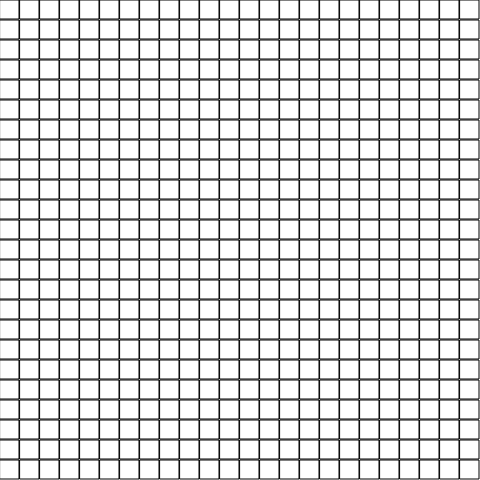
Frame 1 (no input)
Frame 60 (no input): identical to frame 1, image omitted
Frame 120 (the mouse pressed at the canvas centre since frame 60): identical to frame 1, image omitted

The p5.js sketch that drew this single still picture (run headless with seeded random() and noise() and a simulated clock; from frame 60 on, the mouse is pressed at the canvas centre):

// p5.js sketch
// ── sketch.js

let w;
let columns;
let rows;
let board;
let next;
let running = false;
let count = 0;
let colors = ["white","red", "green", "blue", "black", "yellow"];
let timeLastUpdated = Date.now();
const TIME_BETWEEN_RANDOMIZATIONS = 500;

function setup() {
  running = false;
  createCanvas(480, 480);
  w = 20;
  // Calculate columns and rows
  columns = floor(width / w);
  rows = floor(height / w);
  // Wacky way to make a 2D array is JS
  board = new Array(columns);
  for (let i = 0; i < columns; i++) {
    board[i] = new Array(rows);
  }
  // Going to use multiple 2D arrays and swap them
  next = new Array(columns);
  for (i = 0; i < columns; i++) {
    next[i] = new Array(rows);
  }
  // init();
}

function draw() {
  // console.log('draw');
  background(255);
  generate();
  for ( let i = 0; i < columns;i++) {
    for ( let j = 0; j < rows;j++) {
      if ((board[i][j])) fill(colors[board[i][j]]);
      else fill(255);
      stroke(0);
      rect(i * w, j * w, w-1, w-1);
    }
  }
  count += 1;
  // console.log('draw done', count);

}

// reset board when mouse is pressed
function mouseClicked() {
  // init();
  // running = !running;
  // console.log('mouse pressed!');
  let x = Math.floor(mouseX / w);
  let y = Math.floor(mouseY / w);
  if (!board[x][y]) {
    board[x][y] = 0;
  }
  board[x][y] = (board[x][y] + 1) % 6;
  // console.log(x,y);
  console.log(board[x][y]);
    // return false;
}

function keyPressed() {
  if (key === "c") {
    for (let i = 0; i < columns; i++) {
      for (let j = 0; j < rows; j++) {
        board[i][j] = 0;
        next[i][j] = 0;
      }
    }
    running = false;
    return;
  }
  if (key == "s") {
    running = !running;
    if (running) {
      console.log('init');
       init(); 
    }
  }
}

// Fill board randomly
function init() {
  // console.log('init');
  for (let i = 0; i < columns; i++) {
    for (let j = 0; j < rows; j++) {
      // Lining the edges with 0s
      if (i == 0 || j == 0 || i == columns-1 || j == rows-1) board[i][j] = 0;
      // Filling the rest randomly
      else if (!board[i][j]) {
        board[i][j] = 0;
      } 
      next[i][j] = 0;
    }
  }
}

// The process of creating the new generation
function generate() {
// console.log('generate');
  if(running && Date.now() - timeLastUpdated > TIME_BETWEEN_RANDOMIZATIONS) {
    timeLastUpdated = Date.now();
    // Loop through every spot in our 2D array and check spots neighbors
  for (let x = 1; x < columns - 1; x++) {
    for (let y = 1; y < rows - 1; y++) {
      // Add up all the states in a 3x3 surrounding grid
      let neighbors = 0;
      for (let i = -1; i <= 1; i++) {
        for (let j = -1; j <= 1; j++) {
          // if (board[x][y] !== 0) {
            neighbors += board[x+i][y+j];
          // }
        }
      }

      // A little trick to subtract the current cell's state since
      // we added it in the above loop
      neighbors -= board[x][y];
      next[x][y] = neighbors % 6;

      // Rules of Life
      // if      ((board[x][y] == 1) && (neighbors <  2)) next[x][y] = 0;           // Loneliness
      // else if ((board[x][y] == 1) && (neighbors >  3)) next[x][y] = 0;           // Overpopulation
      // else if ((board[x][y] == 0) && (neighbors == 3)) next[x][y] = 1;           // Reproduction
      // else                                             next[x][y] = board[x][y]; // Stasis
    }
  }
  // console.log('gen done');
        // Swap!
  let temp = board;
  board = next;
  next = temp;
  } 
  // else {
    // console.log('not running');
  // }

  
}
